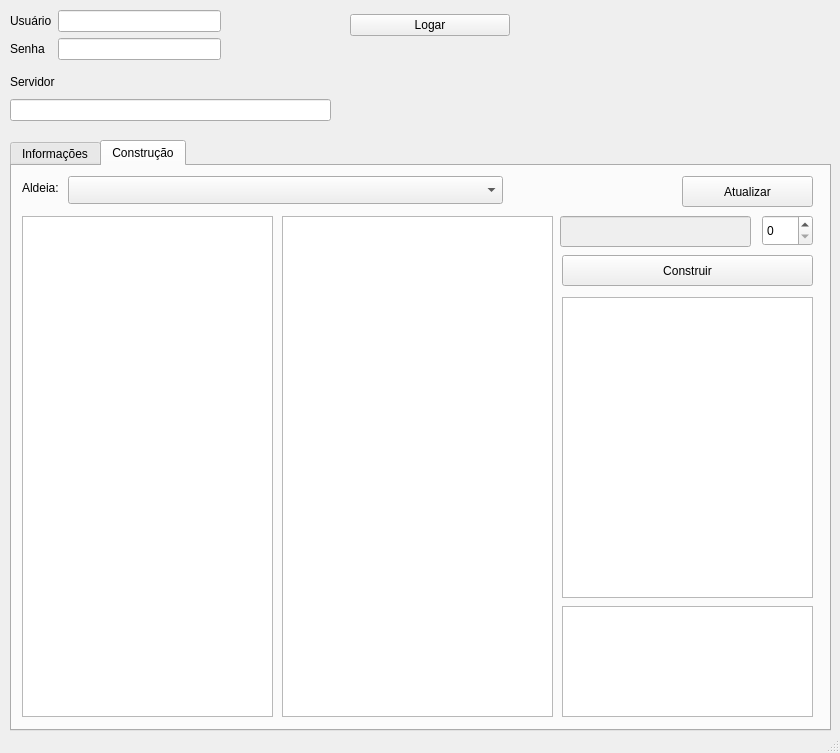
<?xml version="1.0" encoding="UTF-8"?>
<ui version="4.0">
 <class>MainWindow</class>
 <widget class="QMainWindow" name="MainWindow">
  <property name="geometry">
   <rect>
    <x>0</x>
    <y>0</y>
    <width>840</width>
    <height>753</height>
   </rect>
  </property>
  <property name="windowTitle">
   <string>MainWindow</string>
  </property>
  <widget class="QWidget" name="centralwidget">
   <widget class="QWidget" name="formLayoutWidget">
    <property name="geometry">
     <rect>
      <x>10</x>
      <y>10</y>
      <width>211</width>
      <height>64</height>
     </rect>
    </property>
    <layout class="QFormLayout" name="formLayout">
     <item row="0" column="0">
      <widget class="QLabel" name="label">
       <property name="text">
        <string>Usuário</string>
       </property>
      </widget>
     </item>
     <item row="0" column="1">
      <widget class="QLineEdit" name="le_user">
       <property name="font">
        <font>
         <pointsize>8</pointsize>
         <strikeout>false</strikeout>
        </font>
       </property>
       <property name="echoMode">
        <enum>QLineEdit::Normal</enum>
       </property>
      </widget>
     </item>
     <item row="1" column="0">
      <widget class="QLabel" name="label_2">
       <property name="text">
        <string>Senha</string>
       </property>
      </widget>
     </item>
     <item row="1" column="1">
      <widget class="QLineEdit" name="le_pass">
       <property name="font">
        <font>
         <pointsize>8</pointsize>
        </font>
       </property>
       <property name="echoMode">
        <enum>QLineEdit::Password</enum>
       </property>
      </widget>
     </item>
    </layout>
    <zorder>label</zorder>
    <zorder>label_2</zorder>
    <zorder>le_pass</zorder>
    <zorder>le_user</zorder>
   </widget>
   <widget class="QWidget" name="verticalLayoutWidget">
    <property name="geometry">
     <rect>
      <x>10</x>
      <y>70</y>
      <width>321</width>
      <height>51</height>
     </rect>
    </property>
    <layout class="QVBoxLayout" name="verticalLayout">
     <item>
      <widget class="QLabel" name="label_3">
       <property name="text">
        <string>Servidor</string>
       </property>
      </widget>
     </item>
     <item>
      <widget class="QLineEdit" name="le_server">
       <property name="font">
        <font>
         <pointsize>8</pointsize>
        </font>
       </property>
      </widget>
     </item>
    </layout>
   </widget>
   <widget class="QTabWidget" name="tabs">
    <property name="enabled">
     <bool>true</bool>
    </property>
    <property name="geometry">
     <rect>
      <x>10</x>
      <y>140</y>
      <width>821</width>
      <height>591</height>
     </rect>
    </property>
    <property name="currentIndex">
     <number>1</number>
    </property>
    <property name="iconSize">
     <size>
      <width>23</width>
      <height>23</height>
     </size>
    </property>
    <widget class="QWidget" name="tab_info">
     <attribute name="title">
      <string>Informações</string>
     </attribute>
     <widget class="QTextEdit" name="console_text">
      <property name="geometry">
       <rect>
        <x>0</x>
        <y>0</y>
        <width>951</width>
        <height>621</height>
       </rect>
      </property>
     </widget>
    </widget>
    <widget class="QWidget" name="tab_build">
     <attribute name="title">
      <string>Construção</string>
     </attribute>
     <widget class="QWidget" name="formLayoutWidget_2">
      <property name="geometry">
       <rect>
        <x>10</x>
        <y>10</y>
        <width>481</width>
        <height>31</height>
       </rect>
      </property>
      <layout class="QFormLayout" name="formLayout_2">
       <item row="0" column="0">
        <widget class="QLabel" name="label_4">
         <property name="text">
          <string>Aldeia: </string>
         </property>
        </widget>
       </item>
       <item row="0" column="1">
        <widget class="QComboBox" name="cb_list_village">
         <property name="enabled">
          <bool>true</bool>
         </property>
         <property name="font">
          <font>
           <pointsize>8</pointsize>
          </font>
         </property>
         <property name="sizeAdjustPolicy">
          <enum>QComboBox::AdjustToMinimumContentsLengthWithIcon</enum>
         </property>
         <property name="iconSize">
          <size>
           <width>20</width>
           <height>20</height>
          </size>
         </property>
        </widget>
       </item>
      </layout>
     </widget>
     <widget class="QTableView" name="table_village">
      <property name="geometry">
       <rect>
        <x>270</x>
        <y>50</y>
        <width>271</width>
        <height>501</height>
       </rect>
      </property>
      <property name="font">
       <font>
        <pointsize>7</pointsize>
       </font>
      </property>
      <property name="sizeAdjustPolicy">
       <enum>QAbstractScrollArea::AdjustToContents</enum>
      </property>
      <property name="showGrid">
       <bool>true</bool>
      </property>
      <property name="sortingEnabled">
       <bool>false</bool>
      </property>
      <attribute name="horizontalHeaderVisible">
       <bool>false</bool>
      </attribute>
      <attribute name="verticalHeaderVisible">
       <bool>false</bool>
      </attribute>
      <attribute name="verticalHeaderDefaultSectionSize">
       <number>20</number>
      </attribute>
     </widget>
     <widget class="QTableView" name="table_fields">
      <property name="geometry">
       <rect>
        <x>10</x>
        <y>50</y>
        <width>251</width>
        <height>501</height>
       </rect>
      </property>
      <property name="font">
       <font>
        <pointsize>7</pointsize>
       </font>
      </property>
      <property name="sizeAdjustPolicy">
       <enum>QAbstractScrollArea::AdjustToContents</enum>
      </property>
      <property name="showGrid">
       <bool>true</bool>
      </property>
      <property name="sortingEnabled">
       <bool>false</bool>
      </property>
      <attribute name="horizontalHeaderVisible">
       <bool>false</bool>
      </attribute>
      <attribute name="verticalHeaderVisible">
       <bool>false</bool>
      </attribute>
      <attribute name="verticalHeaderDefaultSectionSize">
       <number>20</number>
      </attribute>
     </widget>
     <widget class="QTableView" name="table_queue">
      <property name="geometry">
       <rect>
        <x>550</x>
        <y>440</y>
        <width>251</width>
        <height>111</height>
       </rect>
      </property>
      <property name="font">
       <font>
        <pointsize>7</pointsize>
       </font>
      </property>
      <property name="sizeAdjustPolicy">
       <enum>QAbstractScrollArea::AdjustIgnored</enum>
      </property>
      <attribute name="verticalHeaderVisible">
       <bool>false</bool>
      </attribute>
      <attribute name="verticalHeaderDefaultSectionSize">
       <number>20</number>
      </attribute>
     </widget>
     <widget class="QTableView" name="table_building_ordens">
      <property name="geometry">
       <rect>
        <x>550</x>
        <y>131</y>
        <width>251</width>
        <height>301</height>
       </rect>
      </property>
      <property name="sizeAdjustPolicy">
       <enum>QAbstractScrollArea::AdjustIgnored</enum>
      </property>
     </widget>
     <widget class="QPushButton" name="pushButton">
      <property name="geometry">
       <rect>
        <x>550</x>
        <y>89</y>
        <width>251</width>
        <height>31</height>
       </rect>
      </property>
      <property name="text">
       <string>Construir</string>
      </property>
     </widget>
     <widget class="QSpinBox" name="construction_level">
      <property name="geometry">
       <rect>
        <x>750</x>
        <y>49</y>
        <width>51</width>
        <height>31</height>
       </rect>
      </property>
     </widget>
     <widget class="QLineEdit" name="name_of_next_building">
      <property name="enabled">
       <bool>false</bool>
      </property>
      <property name="geometry">
       <rect>
        <x>548</x>
        <y>50</y>
        <width>191</width>
        <height>31</height>
       </rect>
      </property>
     </widget>
     <widget class="QPushButton" name="update_button">
      <property name="geometry">
       <rect>
        <x>670</x>
        <y>10</y>
        <width>131</width>
        <height>31</height>
       </rect>
      </property>
      <property name="text">
       <string>Atualizar</string>
      </property>
     </widget>
    </widget>
   </widget>
   <widget class="QWidget" name="verticalLayoutWidget_2">
    <property name="geometry">
     <rect>
      <x>350</x>
      <y>10</y>
      <width>160</width>
      <height>31</height>
     </rect>
    </property>
    <layout class="QVBoxLayout" name="verticalLayout_2">
     <item>
      <widget class="QPushButton" name="bt_logar">
       <property name="text">
        <string>Logar</string>
       </property>
      </widget>
     </item>
    </layout>
   </widget>
   <widget class="QLabel" name="lb_msg">
    <property name="geometry">
     <rect>
      <x>350</x>
      <y>50</y>
      <width>611</width>
      <height>32</height>
     </rect>
    </property>
    <property name="text">
     <string>&lt;html&gt;&lt;head/&gt;&lt;body&gt;&lt;p&gt;&lt;br/&gt;&lt;/p&gt;&lt;/body&gt;&lt;/html&gt;</string>
    </property>
    <property name="margin">
     <number>0</number>
    </property>
   </widget>
  </widget>
  <widget class="QStatusBar" name="statusbar"/>
 </widget>
 <resources/>
 <connections/>
</ui>
